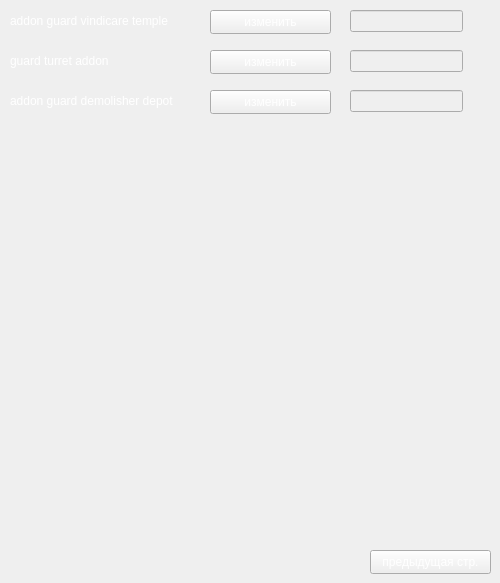
      <widget class="QWidget" name="IG_page_upgrades_2">
       <widget class="QLabel" name="guard_thermo_generator_35">
        <property name="geometry">
         <rect>
          <x>10</x>
          <y>10</y>
          <width>181</width>
          <height>21</height>
         </rect>
        </property>
        <property name="styleSheet">
         <string notr="true">color:#fff</string>
        </property>
        <property name="text">
         <string>addon guard vindicare temple</string>
        </property>
       </widget>
       <widget class="QPushButton" name="pushChange_71">
        <property name="geometry">
         <rect>
          <x>210</x>
          <y>10</y>
          <width>121</width>
          <height>24</height>
         </rect>
        </property>
        <property name="styleSheet">
         <string notr="true">color:#fff</string>
        </property>
        <property name="text">
         <string>изменить</string>
        </property>
       </widget>
       <widget class="QLineEdit" name="line_addon_guard_vindicare_temple">
        <property name="enabled">
         <bool>false</bool>
        </property>
        <property name="geometry">
         <rect>
          <x>350</x>
          <y>10</y>
          <width>113</width>
          <height>22</height>
         </rect>
        </property>
        <property name="font">
         <font>
          <pointsize>12</pointsize>
         </font>
        </property>
        <property name="styleSheet">
         <string notr="true">color:#fff</string>
        </property>
        <property name="alignment">
         <set>Qt::AlignCenter</set>
        </property>
       </widget>
       <widget class="QLabel" name="guard_thermo_generator_36">
        <property name="geometry">
         <rect>
          <x>10</x>
          <y>50</y>
          <width>181</width>
          <height>21</height>
         </rect>
        </property>
        <property name="styleSheet">
         <string notr="true">color:#fff</string>
        </property>
        <property name="text">
         <string>guard turret addon</string>
        </property>
       </widget>
       <widget class="QPushButton" name="pushChange_72">
        <property name="geometry">
         <rect>
          <x>210</x>
          <y>50</y>
          <width>121</width>
          <height>24</height>
         </rect>
        </property>
        <property name="styleSheet">
         <string notr="true">color:#fff</string>
        </property>
        <property name="text">
         <string>изменить</string>
        </property>
       </widget>
       <widget class="QLineEdit" name="line_guard_turret_addon">
        <property name="enabled">
         <bool>false</bool>
        </property>
        <property name="geometry">
         <rect>
          <x>350</x>
          <y>50</y>
          <width>113</width>
          <height>22</height>
         </rect>
        </property>
        <property name="font">
         <font>
          <pointsize>12</pointsize>
         </font>
        </property>
        <property name="styleSheet">
         <string notr="true">color:#fff</string>
        </property>
        <property name="alignment">
         <set>Qt::AlignCenter</set>
        </property>
       </widget>
       <widget class="QLabel" name="guard_thermo_generator_37">
        <property name="geometry">
         <rect>
          <x>10</x>
          <y>90</y>
          <width>181</width>
          <height>21</height>
         </rect>
        </property>
        <property name="styleSheet">
         <string notr="true">color:#fff</string>
        </property>
        <property name="text">
         <string>addon guard demolisher depot</string>
        </property>
       </widget>
       <widget class="QPushButton" name="pushChange_73">
        <property name="geometry">
         <rect>
          <x>210</x>
          <y>90</y>
          <width>121</width>
          <height>24</height>
         </rect>
        </property>
        <property name="styleSheet">
         <string notr="true">color:#fff</string>
        </property>
        <property name="text">
         <string>изменить</string>
        </property>
       </widget>
       <widget class="QLineEdit" name="line_addon_guard_demolisher_depot">
        <property name="enabled">
         <bool>false</bool>
        </property>
        <property name="geometry">
         <rect>
          <x>350</x>
          <y>90</y>
          <width>113</width>
          <height>22</height>
         </rect>
        </property>
        <property name="font">
         <font>
          <pointsize>12</pointsize>
         </font>
        </property>
        <property name="styleSheet">
         <string notr="true">color:#fff</string>
        </property>
        <property name="alignment">
         <set>Qt::AlignCenter</set>
        </property>
       </widget>
       <widget class="QPushButton" name="pred_btn_3">
        <property name="geometry">
         <rect>
          <x>370</x>
          <y>550</y>
          <width>121</width>
          <height>24</height>
         </rect>
        </property>
        <property name="styleSheet">
         <string notr="true">color:#fff</string>
        </property>
        <property name="text">
         <string>предыдущая стр.</string>
        </property>
       </widget>
      </widget>
